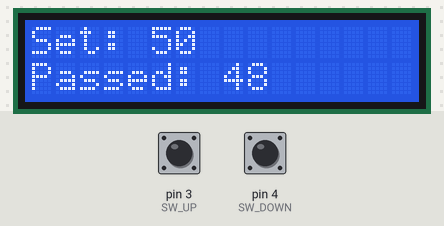
A sketch run on a simulated Arduino Uno, built with avr-gcc and run on an emulated ATmega328P. Shown: 16×2 character LCD. The inputs (shaded band) are chosen by the test bench; at power-on: pin 3 (SW_UP) LOW, pin 4 (SW_DOWN) LOW.

Above: at 1.2 s.
1.3 s: pin 3 (SW_UP) pulled HIGH for 0.15 s
At 2.4 s:
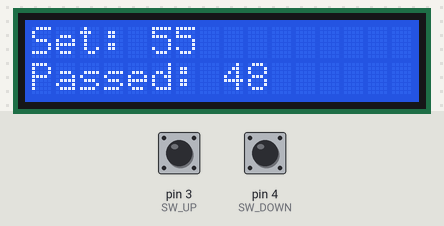
2.9 s: pin 3 (SW_UP) pulled HIGH for 1 s
At 3.6 s:
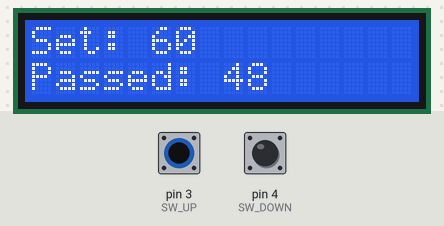
Timing chart, 0 to 5.9 s (numbered marks = the images above; inputs shaded):
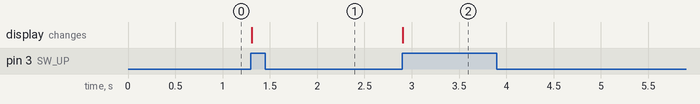

Measured:
- after the input at 1.3 s, the display: changes at once (image 1)
- after the input at 2.9 s, the display: changes at once (image 2)

The sketch:

Machine1_V1.1.ino
```cpp
//-- Machine 1 --//
/* Versie beheer / ToDO
 * Zie Versie_Beheer.ino
 */
#include <LiquidCrystal.h>

const int rs = 12, en = 11, d4 = 5, d5 = 6, d6 = 7, d7 = 8;                         // initialize the library by associating any needed LCD interface pin
LiquidCrystal lcd(rs, en, d4, d5, d6, d7);                                          // with the arduino pin number it is connected to

//-- Declaratie Pin --//
const int SW_UP               = 3;
const int SW_DOWN             = 4;

//-- Declaratie Variabelen --//
boolean u1_state_SW_UP        = false;
boolean u1_prev_SW_UP         = false;
boolean u1_state_SW_DOWN      = false;
boolean u1_prev_SW_DOWN       = false;
boolean u1_LCD_Status_done    = false;
boolean u1_LCD_Error_done     = false;
boolean u1_LCD_Passed_done    = false;
int u8_aantal                 = 50;
int u8_prv_aantal             = 0;
int u8_passed                 = 48;
int u8_prv_passed             = 0;


void setup() {
//-- Setup pins --//
  pinMode(SW_UP, INPUT);
  pinMode(SW_DOWN, INPUT);
// set up the LCD's number of columns and rows:
  lcd.begin(16, 2);
}

void loop() {
  u1_state_SW_UP = digitalRead(SW_UP);
  while(u1_state_SW_UP == !u1_prev_SW_UP){
    if(u1_state_SW_UP && u8_aantal <= 95){
      u8_aantal = u8_aantal + 5;
    }
    u1_prev_SW_UP = u1_state_SW_UP;
  }

  u1_state_SW_DOWN = digitalRead(SW_DOWN);
  if(u1_state_SW_DOWN != u1_prev_SW_DOWN){
    if(u1_state_SW_DOWN && u8_aantal >= 10){
      u8_aantal = u8_aantal - 5;
    }
    u1_prev_SW_DOWN = u1_state_SW_DOWN;
  }

  if(u8_aantal != u8_prv_aantal){
    u1_LCD_Status_done = false;
    LCD_Status("Set:", u8_aantal);
    u1_LCD_Passed_done = false;
    LCD_Done_Update(u8_passed);
    u8_prv_aantal = u8_aantal;
    }

  if(u8_passed != u8_prv_passed){
    u1_LCD_Passed_done = false;
    LCD_Done_Update(u8_passed);
    u8_prv_passed = u8_passed;
  }

}
```

Versie_Beheer.ino
```cpp
/* Versie beheer / ToDO
 *  V1.0 initiele setup, met LCD
 *    - Setup LCD
 *    - Pin SW_UP setup
 *    - Functie gemaat voor het updaten van het beeldscherm
 *    - Functie werkt met een knop.
 *  V1.1 Uitbreiding met twee knoppen en aantal weergave
 *    - Weergave van de teller op LCD
 *    - LCD update als teller veranderd
 *    - Teller veranders dmv de twee druk knoppen.
 *    - Ook de gepasseerde objecten worden weer gegeven.
 *
 *
 * --- ToDo ---
 * - Knoppen toevoegen
 * - Noodstop
 * - Menu maken LCD
 * - Communicatie serieele poort
 * - Aansturen servo
 * - Laser sensor
 */
```

LCD_screen.ino
```cpp
//-- Declaratie variabelen --//

void LCD_Status(String message_regel_1, int aantal){
  while(!u1_LCD_Status_done){
  lcd.clear();
  lcd.home();
  lcd.print(message_regel_1);
  lcd.setCursor(5,0);
  lcd.print(aantal);
  u1_LCD_Status_done = true;
  }
}

void LCD_Done_Update(int done){
  while(!u1_LCD_Passed_done){
  lcd.setCursor(0,1);
  lcd.print("Passed:");
  lcd.setCursor(8,1);
  lcd.print(done);
  u1_LCD_Passed_done = true;
  }
}

void LCD_Error(String error){
  while(!u1_LCD_Error_done){
  lcd.clear();
  lcd.home();
  lcd.print("Error opgetreden:");
  lcd.setCursor(0,1);
  lcd.print(error);
  u1_LCD_Error_done = true;
  }
}
```
